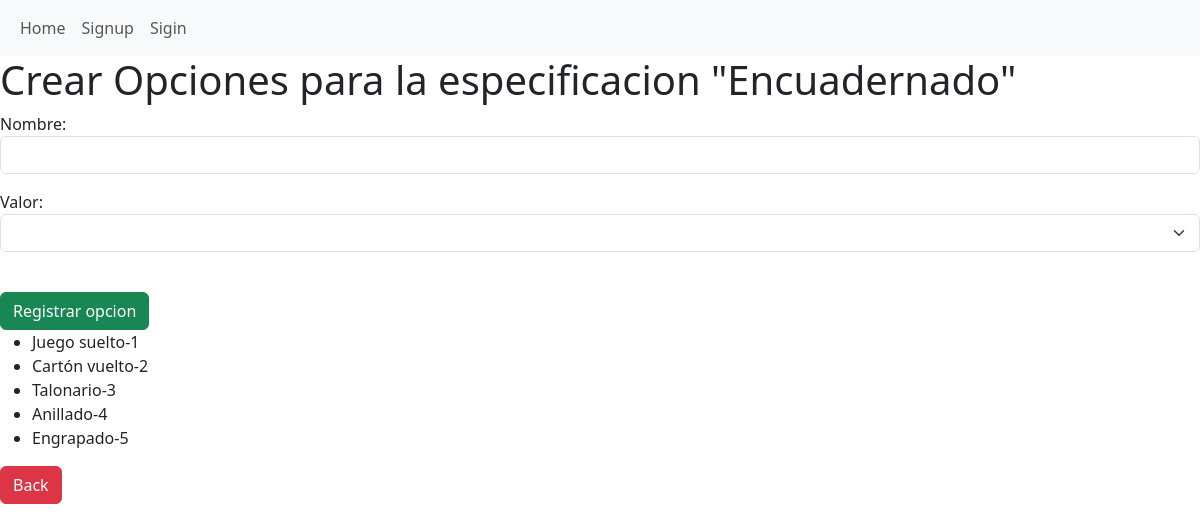
The page /productos/create/6/especificacion/3 on the database its author committed.
### productos/models.py (models this page shows)
class Especificacion(models.Model):
    TIPOS_VALOR = [('booleano',"Si o No"),('int',"Entero"),('string',"Cadena de texto")]
    nombre = models.CharField(max_length=100)
    tipo_valor = models.CharField(max_length=200,choices=TIPOS_VALOR)

class Opcion(models.Model):
    nombre = models.CharField(max_length=100)
    valor = models.IntegerField()

### productos/views.py (the view, shortened to what this page needs)
# urls.py: path('productos/create/<int:producto_id>/especificacion/<int:especificacion_id>',views.create_opcion,name="create_opcion"),
def create_opcion(request,producto_id,especificacion_id):
    especificacionActual = Especificacion.objects.get(id=especificacion_id)
    lstOpcionesEsp = list(OpcionEspecificacion.objects.filter(fk_id_especificacion=especificacionActual.id).values_list('fk_id_opcion', flat=True))
    opciones = Opcion.objects.filter(id__in=lstOpcionesEsp)
    opcionesBusqueda=Opcion.objects.filter(opcionespecificacion__fk_id_especificacion=especificacion_id)
    for opcion in opcionesBusqueda:
        print(f"{opcion.nombre}:{opcion.valor}")
    if request.method == 'GET':
        return render(request,'create_opcion.html',{
            'formCreateOpcion':OpcionForm,
            'especificacion':especificacionActual,
            'id_producto':producto_id,
            'opciones':opciones})

### productos/templates/create_opcion.html (shortened to what this page needs)
{% extends 'base.html' %}
{% block content %}
<h1>Crear Opciones para la especificacion "{{especificacion.nombre}}"</h1>
{% if especificacion.tipo_valor == "string" %}
    <form action="/productos/create/{{id_producto}}/especificacion/{{especificacion.id}}" method="POST">
        {{formCreateOpcion.as_p}}
        <br>
        <button class="btn btn-success">Registrar opcion</button>
        <ul>
            {% for o in opciones %}
                <li>{{o.nombre}}-{{o.valor}}</li>
            {% endfor %}
        </ul>
    </form>
{% endif %}
<p><a class="btn btn-danger" href="/productos/create/{{id_producto}}">Back</a></p>
{% endblock %}

### rows shown on the page
Especificacion: nombre "Encuadernado"
Opcion: nombre "Juego suelto", valor "1"
Opcion: nombre "Cartón vuelto", valor "2"
Opcion: nombre "Talonario", valor "3"
Opcion: nombre "Anillado", valor "4"
Opcion: nombre "Engrapado", valor "5"
